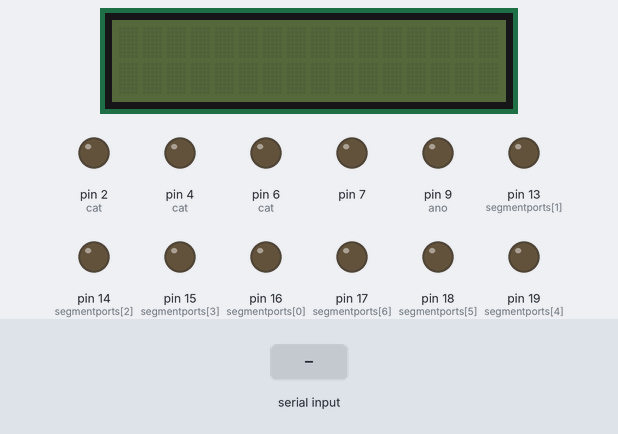
This sketch was run on a simulated Arduino Uno, built with avr-gcc and run on an emulated ATmega328P. On the bench: 16×2 character LCD, output pins drawn as LEDs (lit = HIGH). Wiring (inferred from the names in the program): character LCD (HD44780): RS pin 10; E pin 5; data pin 12, pin 11, pin 8, pin 3. The inputs (shaded band) are chosen by the test bench. Random numbers use the default seed unless the sketch sets one; pins used as bus, display or sensor lines are not drawn; what the sketch prints to the serial monitor is not drawn.

Above: at 1.2 s.
1.3 s: "90,45\n" received over Serial
At 2.5 s:
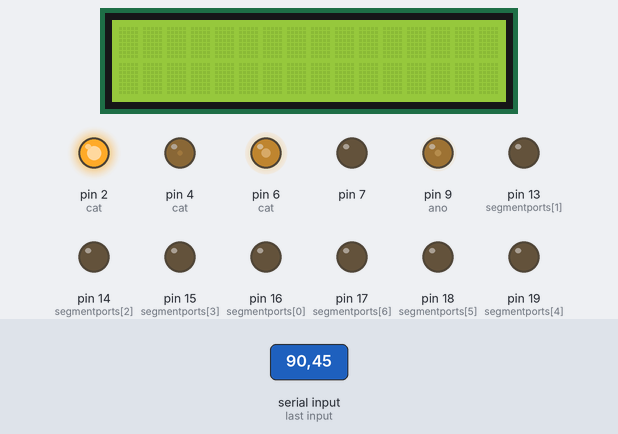
4.3 s: "30,150\n" received over Serial
At 5.7 s:
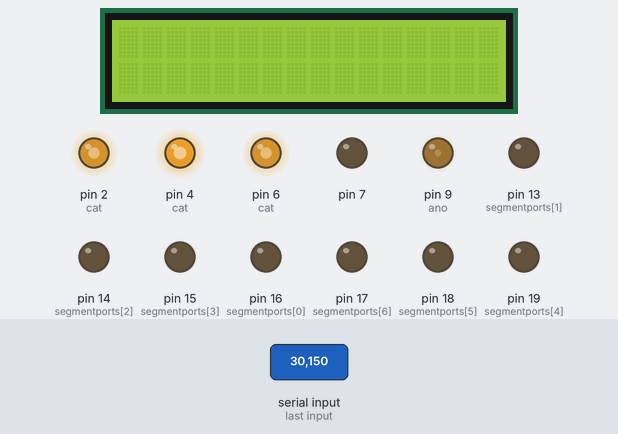
7.3 s: "8\n" received over Serial
At 7.7 s:
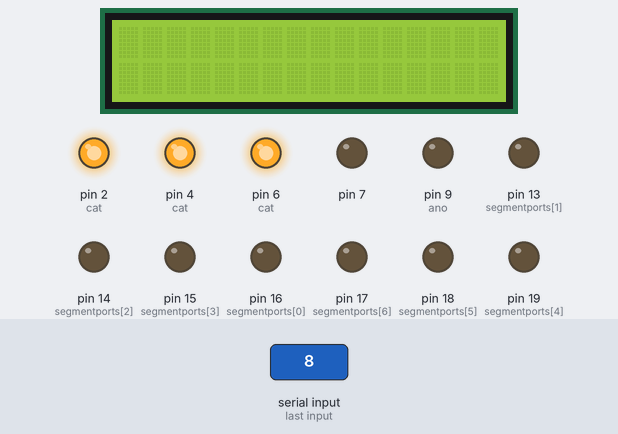
10.3 s: "0\n" received over Serial
At 13.1 s:
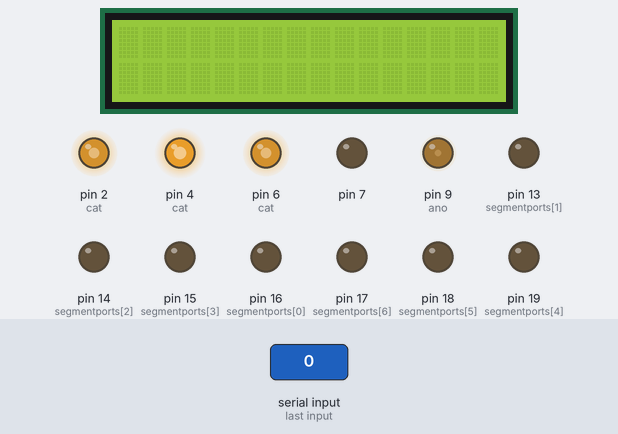
13.3 s: "9\n" received over Serial
14.8 s: "6\n" received over Serial
At 15.6 s:
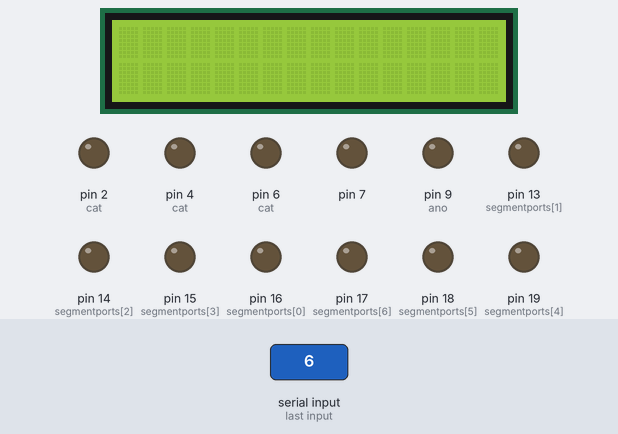
Timing chart, 0 to 17.3 s (numbered marks = the images above; inputs shaded):
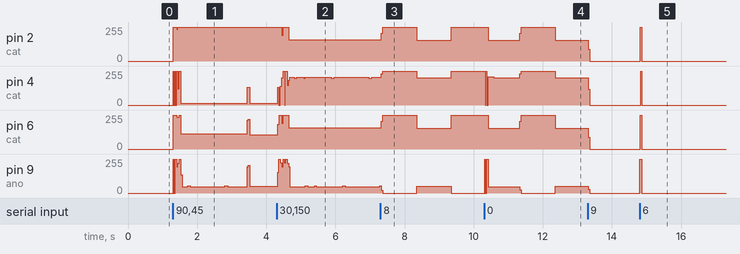

Measured:
- after the input at 7.3 s, pin 2 (cat): 159/255 → 255/255 at once, → 156/255 1.0 s later, → 255/255 1.0 s later; pin 6 (cat): 160/255 → 255/255 at once, → 156/255 1.0 s later, → 255/255 1.0 s later
- after the input at 14.8 s, pin 2 (cat), pin 6 (cat): 0/255 → 255/255 at once, → 0/255 0.04 s later; pin 4 (cat): 0/255 → 255/255 at once, → 0/255 0.02 s later; pin 9 (ano): 0/255 → 255/255 at once, → 0/255 0.06 s later

The sketch:

eye_display.ino
```cpp
//Author = Thomas Kaland

#include "pinlayout.h"
#include "eyes.h"
int nr = 0;
int digit = 0;
int serial;
bool mute = true;
double refreshrate = 100;//in Hz
int DisplaySize[] = {5,5};

int NrAno = DisplaySize[1];
int NrCat = DisplaySize[0];

void setup() {

  Serial.begin(115200);
  refreshrate = 1000/(refreshrate*8); //Setter opp en refreshrate på skjermene. Dette er egentlig ikke nødvendig, er bare jeg som geeker litt
  Serial.println(refreshrate);

   for (int i = 2; i <= 19; i++){
      pinMode(i, OUTPUT);
   }

   //start();

}

void start(){ //Dette er egentligt bare for gøy :P Får øynene til å lyse opp linje for linje.
  for(int i = NrCat-1; i >= 0; i--){
    digitalWrite(cat[i], LOW);
    for (int j = 0; j < NrAno; j++){
      digitalWrite(ano[j], HIGH);
    }
    delay(500);
  }
}

void Blink(){ //Itererer raskt gjennom de tre midterste radene så det ser ut som ROBO 'blinker' eller får litt sånn støy i øynene
  for( int i = 1; i < (NrCat - 1); i++){
    digitalWrite(cat[i], LOW);
    for( int j = 0; j < NrAno; j++){
      digitalWrite(ano[j], HIGH);
    }
    delay(20);
    resetLeds();
  }
}

void RandomLeds(){ //Itererer gjennom radene og skrur på tilfeldige leds i den randen.
  for( int i = 0; i < NrCat; i++){
    digitalWrite(cat[i], random(0,2));
    for( int j = 0; j < NrAno; j++){
      digitalWrite(ano[j], random(0,2));
    }
    delay(50); //Egen delay så blinkingen ikke blir for rask.
    resetLeds();
  }
}

void resetLeds(){ //Skrur alle leds av og gjør de klare til å bli skrudd på igjen. (Til motsetning til Mute())

  for( int i = 0; i < NrAno; i++){
    digitalWrite(ano[i], LOW);
  }
  for( int i = 0; i < NrCat; i++){
    digitalWrite(cat[i], HIGH);
  }
}

void showeye(int nr){ //Itererer gjennom hver rad for seg og sjekker listen over øynelayout for å se hvilke leds som skal være på.

  for (int i = 0; i < NrAno; i++){
    digitalWrite(ano[i], HIGH);
    for (int j = 0; j < NrCat; j++){
      digitalWrite(cat[j], not(eyes[nr][j][i])); //Skrur led på hvis eyes listen sier at det punktet skal være på.
    }
    delay(refreshrate);
    resetLeds();
  }
}

int Delay = 2000;
float Time = 0;
bool Ledsoff = true;

void SlowBlink(){ //Får øynene til å blinke av og på.
  if (millis() > (Time + Delay)){ //Teller ned til ett sekund, så skrur den av øynene.
    Time = millis();
    Ledsoff = not(Ledsoff);
  }

  if (Ledsoff){
    delay(1000); // Hvis øynene allerede er av, venter programmet i ett sekund før øynene blir skrudd på igjen.
    Ledsoff = not(Ledsoff);
  }

}

void Mute(){ //Setter alle outputs til False så arduinoen ikke bruker strøm på dette om ROBO ikke kjører eller lignende
  for(int i = 2; i <= 19; i++){
    digitalWrite(i, LOW);
  }
}

//////////////////////////////FUNKSJON FOR 7-SEGMENT//////////////////////

int segmentports[] = {16, 13, 14, 15, 19, 18, 17};

void DisplayVolt(int volt){ //Denne funksjonen fungerer egentlig helt likt som funksjonen som viser øynene, bare litt enklere.
  #include "segmentchart.h"

  digitalWrite(segmentports, LOW); //Skrur av alle leds i displayet

  for(int i = 0; i < 7; i++){
    digitalWrite(segmentports[i], segments[volt][i]); //Skrur på de ledsene som skal på ved hvilket tall igølge segmentchart listen.
  }
}


bool slowblink = false;

////////////////////////////////////// HOVEDPROGRAM /////////////////////////////////////

void loop() {

  if (Serial.available()){ //Lagrer info som kommer fra seriell kom hvis dette finnes
    serial = int(Serial.read() - '0');
    //Serial.println(nr);
    if (serial >= 0 and serial < 8){
        Blink();
        nr = serial;
      }

    if (serial == 8){
      slowblink = not(slowblink);
      Time = millis();
    }

    if (serial > 9){
      digit = serial - 49;
      DisplayVolt(digit);
    }

    if (serial == 9){
      mute = not(mute);
    }
    }

  if (not(mute)){ //Hvis øynene ikke skal være av så forsetter programmet med å skrive ut ting til øynene og 7-segment.

    if(random(0,10000) == 0 and not(mute)){
        Blink();
    }

    if (slowblink){
        SlowBlink();
    }

    if (nr >= 0 and nr <= 5){
        showeye(nr);
    }

    if (nr == 6){
      start();
      nr = 7;
    }

    if (nr == 7){
      RandomLeds();
    }
  }

  else{
    Mute();
  }
}
```

pinlayout.h
```cpp
//cathode pins
int c1 = 2;
int c2 = 3;
int c3 = 4;
int c4 = 5;
int c5 = 6;


//anode pins
int a1 = 12;
int a2 = 11;
int a3 = 10;
int a4 = 9;
int a5 = 8;


int cat[] = {c1,c2,c3,c4,c5};
int ano[] = {a1,a2,a3,a4,a5};
```

segmentchart.h
```cpp
//Liste som forteller hvilket segment som skal lyse for hvilket tall.


int segments[][7] = {{1,1,1, //0
                        0,
                      1,1,1},

                     {0,0,1, //1
                        0,
                      0,0,1},

                     {0,1,1, //2
                        1,
                      1,1,0},

                     {0,1,1, //3
                        1,
                      0,1,1},

                     {1,0,1, //4
                        1,
                      0,0,1},

                     {1,1,0, //5
                        1,
                      0,1,1},

                     {1,1,0, //6
                        1,
                      1,1,1},

                     {0,1,1, //7
                        0,
                      0,0,1},

                     {1,1,1, //8
                        1,
                      1,1,1},

                     {1,1,1, //9
                        1,
                      0,1,1}};
```

Source omitted: eyes.h (data table, 1079 bytes)
